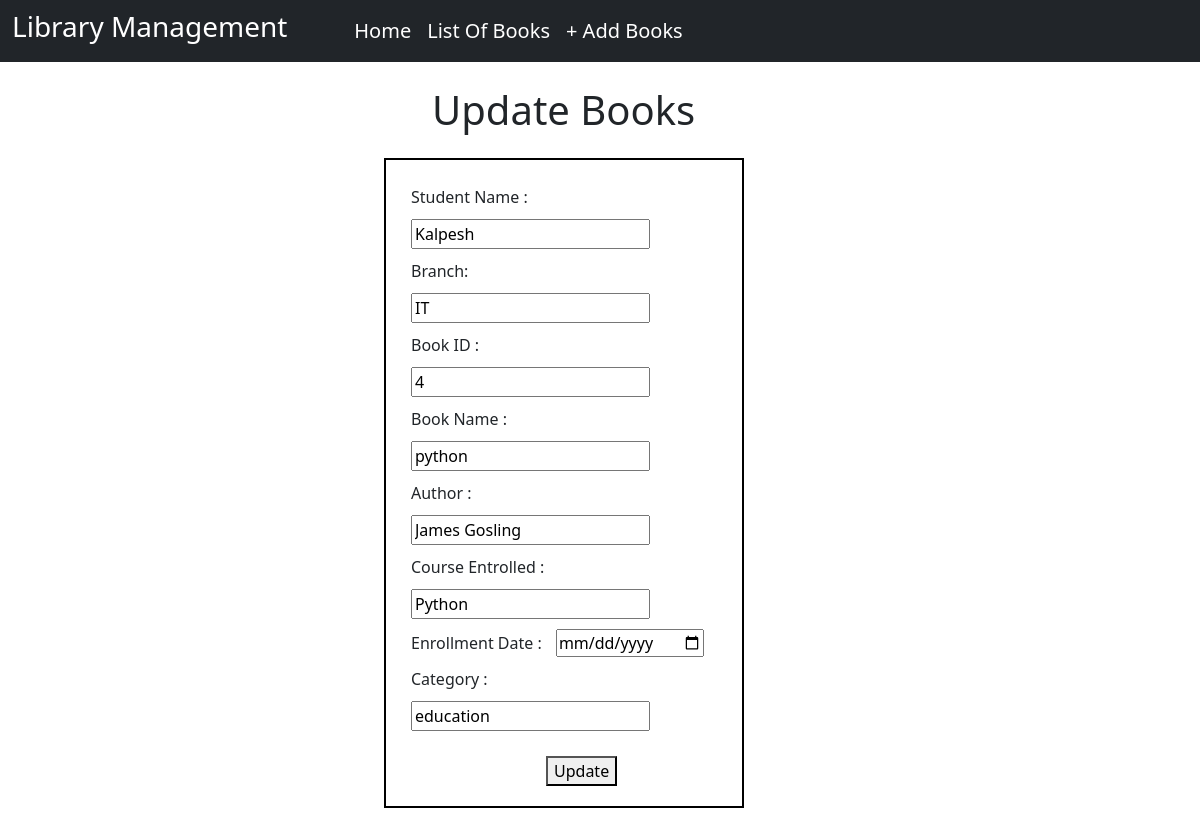
/update_books/4, run on the app's committed database.
### lms/models.py (models this page shows, shortened)
class Books(models.Model):
    sname = models.CharField(max_length=100,default="Default Name")
    branch =models.CharField(max_length=100,default="Default Branch")
    books_id = models.AutoField(primary_key=True)
    books_name = models.CharField(max_length=100)
    author = models.CharField(max_length=20)
    course_enrolled = models.CharField(max_length=20)
    enrollment_date = models.DateField(default=now)
    category = models.CharField(max_length=20)

### lms/views.py (the view)
# urls.py: path("update_books/<books_id>", views.update_books, name="update_books"),
def update_books(request,books_id):
    book = Books.objects.get(pk=books_id)
    return render(request, "updatebooks.html", {"book": book})

### lms/templates/updatebooks.html (shortened to what this page needs)
<html lang="en">
<head>
    <link href="https://cdn.jsdelivr.net/npm/bootstrap@5.0.2/dist/css/bootstrap.min.css" rel="stylesheet">
</head>
<body>
  <nav class="navbar navbar-expand-sm bg-dark navbar-dark">
  <div class="container-fluid">
    <h3>Library Management </h3>
    <div class="collapse navbar-collapse" id="navbarNav">
      <ul class="navbar-nav">
        <li class="nav-item">
            <li class="nav-item">
           <a class="nav-link active" aria-current="page" href="{% url 'home' %}">Home</a>
        </li>
          <a class="nav-link active"   aria-current="page" href="{% url 'list_books' %}">List Of Books</a>
        </li>
        <li class="nav-item">
           <a class="nav-link active" aria-current="page" href="{% url 'register_books' %}">+ Add Books</a>
        </li>
      </ul>
    </div>
  </div>
</nav>
    <h1>Update Books</h1>
    <form method="post" action="{% url 'uprecc' book.books_id   %}">
         <label for="sname">Student Name :</label>
        <input type="text" value="{{ book.sname }}" id="sname" name="books_id" required><br>
        <label for="branch">Branch:</label>
        <input type="text" value="{{ book.branch }}" id="branch" name="books_name" required><br>
        <label for="books_id">Book ID :</label>
        <input type="text" value="{{ book.books_id }}" id="books_id" name="books_id" required><br>
        <label for="books_name">Book Name :</label>
        <input type="text" value="{{ book.books_name }}" id="books_name" name="books_name" required><br>
        <label for="author">Author :</label>
        <input type="text" value="{{ book.author }}" id="author" name="author" required><br>
         <label for="course_enrolled">Course Entrolled :</label>
        <input type="text" value="{{ book.course_enrolled }}" id="course_enrolled" name="course_enrolled" required><br>
         <label for="enrollment_date">Enrollment Date :</label>
        <input type="date" value="{{ book.enrollment_date }}" id="enrollment_date" name="enrollment_date" required><br>
        <label for="category">Category :</label>
        <input type="text" value="{{ book.category }}" id="category" name="category" required><br>
        <button type="submit">Update</button>
    </form>
</body>
</html>

### lms/templates/updatebooks.html (style rules this page uses)
form { padding: 20px; margin: 5px; border: 2px solid black; width: 30%; margin-left: 32%; margin-top: 2%; }
h1 { margin-left: 36%; margin-top: 2%; }
#navbarNav { margin-left: 5%; font-size: 20px; }
h3 { color:white; }
label,input { margin: 5px; }
button { margin-left: 140px; margin-top: 20px; }

### data on the page
Books: books_id "Kalpesh", books_name "IT", books_id "4", books_name "python", author "James Gosling", course_enrolled "Python", category "education"
